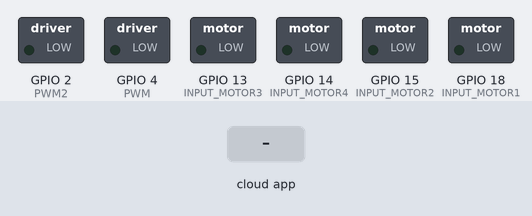
The sketch below on a simulated ESP32. Shown: switched loads named in the sketch (green lamp = pin HIGH). The test bench sets the inputs (shaded band). The ROS host is connected and sends only what is stated.

Above: at 1.2 s.
1.3 s: the phone or cloud app sets pwm to -100
At 2.2 s:
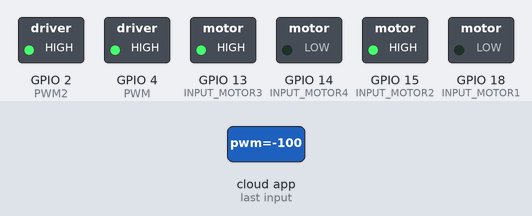
2.8 s: the phone or cloud app sets pwm to 0
At 3.6 s:
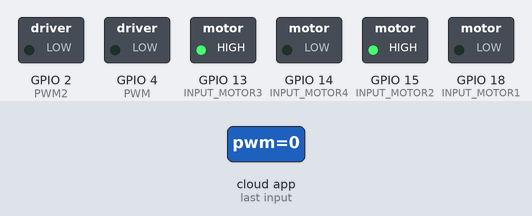
4.3 s: the phone or cloud app sets pwm to 100
At 4.9 s:
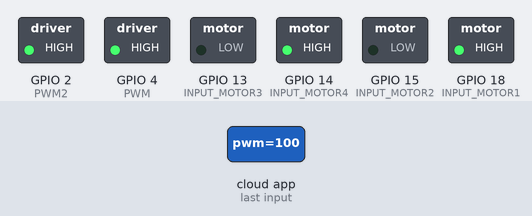
Timing chart, 0 to 7.3 s (numbered marks = the images above; inputs shaded):
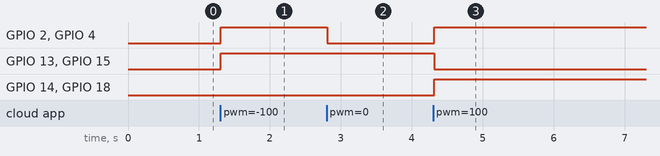

Measured:
- after the input at 1.3 s, GPIO 2 (PWM2), GPIO 4 (PWM), GPIO 13 (INPUT_MOTOR3), GPIO 15 (INPUT_MOTOR2): LOW → HIGH at once
- after the input at 2.8 s, GPIO 2 (PWM2), GPIO 4 (PWM): HIGH → LOW at once
- after the input at 4.3 s, GPIO 2 (PWM2), GPIO 4 (PWM), GPIO 14 (INPUT_MOTOR4), GPIO 18 (INPUT_MOTOR1): LOW → HIGH at once; GPIO 13 (INPUT_MOTOR3), GPIO 15 (INPUT_MOTOR2): HIGH → LOW at once

The sketch:

motorsOpen.ino
```cpp
#include <ros.h>
#include <std_msgs/Float32.h>
#define PWM 4
#define PWM2 2
#define INPUT_MOTOR1 18 //Derecho
#define INPUT_MOTOR2 15 //Derecho
#define INPUT_MOTOR3 13 //Izquierdo
#define INPUT_MOTOR4 14 //Izquierdo

ros::NodeHandle motor;

void pwmCall(const std_msgs::Float32 &pwmMsg){
 ledcWrite(0, abs((int)(pwmMsg.data) * 255));


 if(pwmMsg.data > 0){
   digitalWrite(INPUT_MOTOR2, 0);
   digitalWrite(INPUT_MOTOR1, 1);
   digitalWrite(INPUT_MOTOR3, 0);
   digitalWrite(INPUT_MOTOR4, 1);
 }
 else{
   digitalWrite(INPUT_MOTOR1, 0);
   digitalWrite(INPUT_MOTOR2, 1);
   digitalWrite(INPUT_MOTOR3, 1);
   digitalWrite(INPUT_MOTOR4, 0);
 }
}


ros::Subscriber<std_msgs::Float32> sub("/pwm", pwmCall);


void setup(){
 ledcSetup(0, 980, 8);
 pinMode(INPUT_MOTOR1, OUTPUT);
 pinMode(INPUT_MOTOR2, OUTPUT);
 pinMode(PWM, OUTPUT);
 pinMode(INPUT_MOTOR3, OUTPUT);
 pinMode(INPUT_MOTOR4, OUTPUT);
 pinMode(PWM2, OUTPUT);
 ledcAttachPin(PWM, 0);
 ledcAttachPin(PWM2, 0);

 motor.initNode();
 motor.subscribe(sub);
}


void loop() {
 motor.spinOnce();
 delay(100);
}
```
